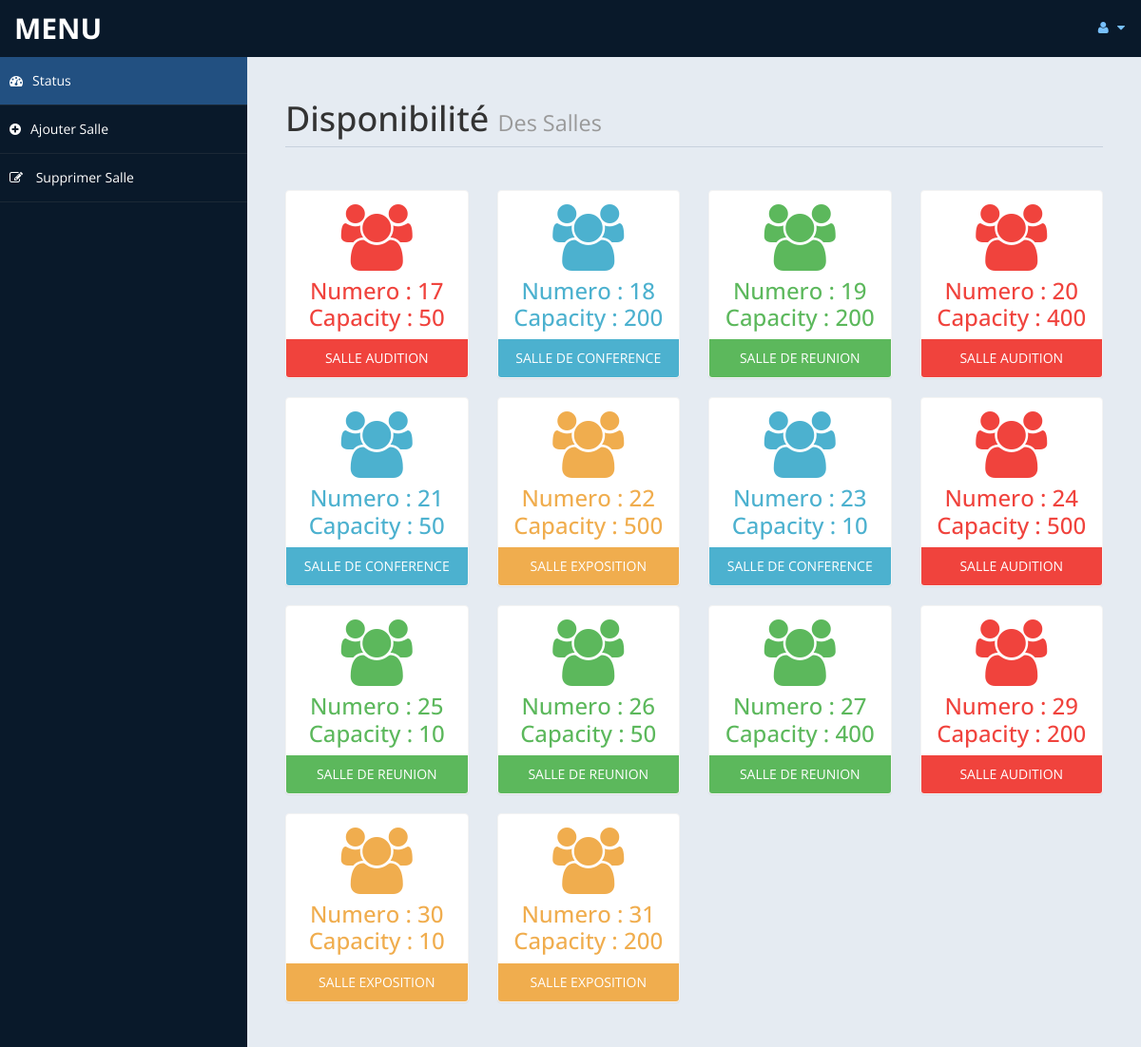
Screenshot of /admin/settings.php (signed in) with the database file from the repository.
### tables this page shows
CREATE TABLE `room` (
  `id` int(10) UNSIGNED NOT NULL,
  `type` varchar(50) DEFAULT NULL,
  `Capacity` varchar(10) DEFAULT NULL,
  `place` varchar(10) DEFAULT NULL,
  `cusid` int(11) DEFAULT NULL
);

### admin/settings.php (the view, shortened to what this page needs)
<!DOCTYPE html>
<html xmlns="http://www.w3.org/1999/xhtml">
<head>
    <link href="assets/css/bootstrap.css" rel="stylesheet" />
    <link href="assets/css/font-awesome.css" rel="stylesheet" />
    <link href="assets/css/custom-styles.css" rel="stylesheet" />
</head>
<body>
    <div id="wrapper">
        <nav class="navbar navbar-default top-navbar" role="navigation">
            <div class="navbar-header">
                <a class="navbar-brand" href="home.php">MENU </a>
            </div>
            <ul class="nav navbar-top-links navbar-right">
                <li class="dropdown">
                    <a class="dropdown-toggle" data-toggle="dropdown" href="#" aria-expanded="false">
                        <i class="fa fa-user fa-fw"></i> <i class="fa fa-caret-down"></i>
                    </a>
                </li>
            </ul>
        </nav>
        <nav class="navbar-default navbar-side" role="navigation">
            <div class="sidebar-collapse">
                <ul class="nav" id="main-menu">
                    <li>
                        <a class="active-menu" href="settings.php"><i class="fa fa-dashboard"></i>Status</a>
                    </li>
                    <li>
                        <a   href="room.php"><i class="fa fa-plus-circle"></i>Ajouter Salle</a>
                    </li>
                    <li>
                        <a   href="roomdel.php"><i class="fa fa-pencil-square-o"></i> Supprimer Salle</a>
                    </li>
            </div>
        </nav>
        <div id="page-wrapper" >
            <div id="page-inner">
			 <div class="row">
                    <div class="col-md-12">
                        <h1 class="page-header">
                           Disponibilité <small> Des Salles</small>
                        </h1>
                    </div>
                </div>
            <?php
						include ('db.php');
						$sql = "select * from room";
						$re = mysqli_query($con,$sql)
				?>
                <div class="row">
				<?php
										while($row= mysqli_fetch_array($re))
										{
												$id = $row['type'];
											if($id == "SALLE DE CONFERENCE")
											{
												echo"<div class='col-md-3 col-sm-12 col-xs-12'>
													<div class='panel panel-primary text-center no-boder bg-color-blue'>
														<div class='panel-body'>
															<i class='fa fa-users fa-5x'></i>
															<h3>Numero : ".$row['id']."</h3>
                                                            <h3>Capacity : ".$row['Capacity']."</h3>
														</div>
														<div class='panel-footer back-footer-blue'>
															".$row['type']."
														</div>
													</div>
												</div>";
											}
											else if ($id == "SALLE DE REUNION")
											{
												echo"<div class='col-md-3 col-sm-12 col-xs-12'>
													<div class='panel panel-primary text-center no-boder bg-color-green'>
														<div class='panel-body'>
															<i class='fa fa-users fa-5x'></i>
															<h3>Numero : ".$row['id']."</h3>
                                                            <h3>Capacity : ".$row['Capacity']."</h3>
														</div>
														<div class='panel-footer back-footer-green'>
															".$row['type']."
														</div>
													</div>
												</div>";
											}
											else if($id =="SALLE EXPOSITION")
											{
												echo"<div class='col-md-3 col-sm-12 col-xs-12'>
													<div class='panel panel-primary text-center no-boder bg-color-brown'>
														<div class='panel-body'>
															<i class='fa fa-users fa-5x'></i>
                                                            <h3>Numero : ".$row['id']."</h3>
															<h3>Capacity : ".$row['Capacity']."</h3>
														</div>
														<div class='panel-footer back-footer-brown'>
															".$row['type']."
														</div>
													</div>
												</div>";
											}
											else if($id =="SALLE AUDITION")
											{
												echo"<div class='col-md-3 col-sm-12 col-xs-12'>
													<div class='panel panel-primary text-center no-boder bg-color-red'>
														<div class='panel-body'>
															<i class='fa fa-users fa-5x'></i>
															<h3>Numero : ".$row['id']."</h3>
                                                            <h3>Capacity : ".$row['Capacity']."</h3>
														</div>
														<div class='panel-footer back-footer-red'>
															".$row['type']."
														</div>
													</div>
												</div>";
											}
										}
									?>
                </div>
            </div>
        </div>
</body>
</html>

### admin/assets/css/custom-styles.css (style rules this page uses)
body { font-family: 'Open Sans', sans-serif; }
#wrapper { width: 100%; background:#09192A; }
#page-wrapper { padding: 15px 15px; min-height: 600px; background:#E5EBF2; }
#page-inner { width:100%; margin:10px 20px 10px 0px; background-color:transparent; padding:10px; min-height:1200px; }
.text-center { text-align:center; }
.no-boder { border:1px solid #f3f3f3; }
h1, .h1, h2, .h2, h3, .h3 { margin-top: 7px; margin-bottom: -5px; }
.page-header { padding-bottom: 9px; margin: 10px 0 45px; border-bottom: 1px solid #C7D1DD; }
.bg-color-green { background-color: #fff; color: #5cb85c; }
.bg-color-blue { background-color: #fff; color: #4CB1CF }
.bg-color-red { background-color: #fff; color:#F0433D; }
.bg-color-brown { background-color: #fff; color:#f0ad4e; }
.back-footer-green { background-color: #5cb85c; color:#fff; border-top: 0px solid #fff; }
.back-footer-red { background-color: #F0433D; color:#fff; border-top: 0px solid #fff; }
.back-footer-blue { background-color: #4CB1CF; color:#fff; border-top: 0px solid #fff; }
.back-footer-brown { background-color: #f0ad4e; color:#fff; border-top: 0px solid #fff; }
.top-navbar { margin:0px; }
.top-navbar .navbar-brand { color: #fff; width: 260px; text-align: left; height: 60px; font-size: 30px; font-weight: 700; text-transform: uppercase; line-height: 30px; }
.top-navbar .nav > li { position: relative; display: inline-block; }
.top-navbar .nav > li > a { position: relative; display: block; padding: 19px 15px; color: #77C0FD; }
.active-menu { background-color:#225081!important; }
.sidebar-collapse , .sidebar-collapse .nav { background:none; }
.sidebar-collapse .nav { padding:0; }
.sidebar-collapse .nav > li > a { color:#fff; background:transparent; text-shadow:none; }
.sidebar-collapse > .nav > li > a { padding:15px 10px; }
.sidebar-collapse > .nav > li { border-bottom: 1px solid rgba(107, 108, 109, 0.19); }
.navbar-side { border:none; background-color: transparent; }
.top-navbar { background:#09192A; border-bottom:none; }
.top-navbar .nav > li > a > i { margin-right: 2px; }
.navbar-default { border:0px solid black; }
.navbar-header { background: #09192A; }
.nav > li > a > i { margin-right:10px; }
@media (min-width:768px) { #page-wrapper { margin: 0 0 0 260px; padding: 15px 30px; min-height: 1200px; } }
@media (min-width:768px) { .navbar-side { z-index: 1; position: absolute; width: 260px; } }
@media (min-width:768px) { .navbar { border-radius: 0px; } }

### rows the page displays
room: id "17", Capacity "50", type "SALLE AUDITION"
room: id "18", Capacity "200", type "SALLE DE CONFERENCE"
room: id "19", Capacity "200", type "SALLE DE REUNION"
room: id "20", Capacity "400", type "SALLE AUDITION"
room: id "21", Capacity "50", type "SALLE DE CONFERENCE"
room: id "22", Capacity "500", type "SALLE EXPOSITION"
room: id "23", Capacity "10", type "SALLE DE CONFERENCE"
room: id "24", Capacity "500", type "SALLE AUDITION"
room: id "25", Capacity "10", type "SALLE DE REUNION"
room: id "26", Capacity "50", type "SALLE DE REUNION"
room: id "27", Capacity "400", type "SALLE DE REUNION"
room: id "29", Capacity "200", type "SALLE AUDITION"
room: id "30", Capacity "10", type "SALLE EXPOSITION"
room: id "31", Capacity "200", type "SALLE EXPOSITION"
